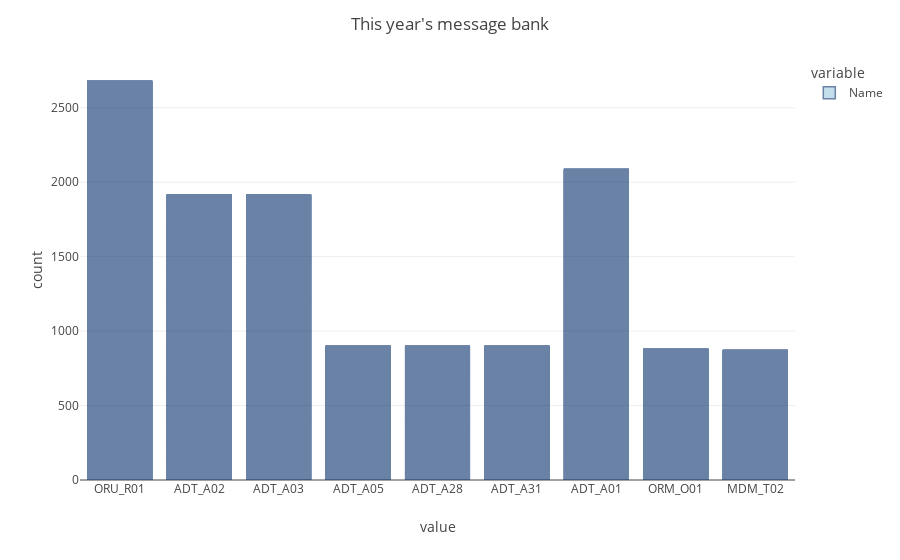

The code cell stored with this chart in its notebook:
### Code cell
fig2 = px.bar(dfperiod.Name)
fig2.update_traces(marker_color='rgb(158,202,225)', marker_line_color='rgb(8,48,107)',
                  marker_line_width=1.5, opacity=0.6,
                  #x=dfperiod.groupby("Name").agg(sum),
                    #x=dfperiod["Name"].unique(),
                  
                  
                  ) # y=dfperiod.groupby('Name').count().reset_index())
fig2.update_layout(title_text='This year\'s message bank')
fig2.show()

### Figure 1 — Plotly figure (JSON) as saved in the notebook; plotly's stock layout.template omitted (floating-point values rounded to 4 significant figures; data arrays with more than 128 entries replaced by an {"elided": "..."} marker saying what was removed)
{"data": [{"alignmentgroup": "True", "hovertemplate": "variable=Name<br>value=%{x}<br>count=%{y}<extra></extra>", "legendgroup": "Name", "marker": {"color": "rgb(158,202,225)", "line": {"color": "rgb(8,48,107)", "width": 1.5}, "pattern": {"shape": ""}}, "name": "Name", "offsetgroup": "Name", "opacity": 0.6, "orientation": "v", "showlegend": true, "textposition": "auto", "type": "bar", "x": {"elided": "13052 str values"}, "xaxis": "x", "y": {"elided": "13052 int values"}, "yaxis": "y"}], "layout": {"barmode": "relative", "legend": {"title": {"text": "variable"}, "tracegroupgap": 0}, "margin": {"t": 60}, "title": {"text": "This year's message bank"}, "xaxis": {"anchor": "y", "domain": [0, 1], "title": {"text": "value"}}, "yaxis": {"anchor": "x", "domain": [0, 1], "title": {"text": "count"}}}}
